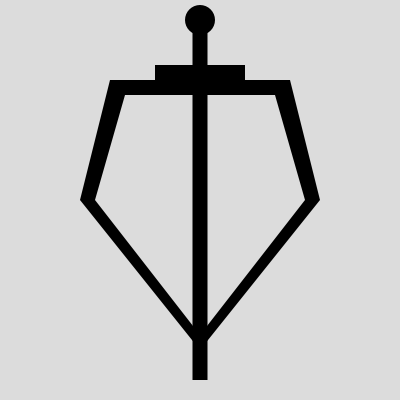
Frame 1 (no input)
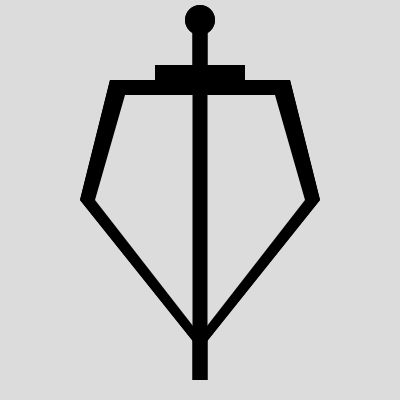
Frame 2 (the mouse pressed at the canvas centre, redrawn once)

The Processing sketch that drew these frames (run headless with seeded random() and noise(); the mouse was pressed at the canvas centre and the sketch redrawn once):

// Processing sketch: perisai
// ── perisai.pde
void setup() {
  size(400, 400);
  background(220);
  smooth();
  noStroke();
}

void draw() {
  translate(width/2, height/2);
  scale(1.5);
  
  // Perisai
  fill(0);
  beginShape();
  vertex(-60, -80);
  vertex(60, -80);
  vertex(80, 0);
  vertex(0, 100);
  vertex(-80, 0);
  endShape(CLOSE);
  
  // Garis putih perisai
  fill(220);
  beginShape();
  vertex(-50, -70);
  vertex(50, -70);
  vertex(70, 0);
  vertex(0, 90);
  vertex(-70, 0);
  endShape(CLOSE);
  
  // Pedang
  fill(0);
  rect(-5, -120, 10, 240);
  ellipse(0, -120, 20, 20);
  rect(-30, -90, 60, 10);
  
  noLoop();
}
